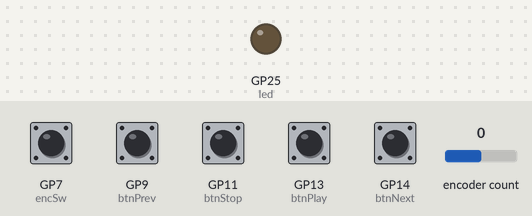
Bench run of a program on a simulated Raspberry Pi Pico running CircuitPython. Parts: output pins drawn as LEDs (lit = HIGH). Dashed ring = blinking. The test bench sets the inputs (shaded band); at power-on: GP7 (encSw), GP9 (btnPrev), GP11 (btnStop), GP13 (btnPlay), GP14 (btnNext) HIGH, encoder count 0. USB keyboard and mouse output is not drawn; what the program prints to the serial console is not drawn.

Above: at 1.2 s.
1.3 s: GP7 (encSw) pulled LOW for 1 s
At 1.42 s:
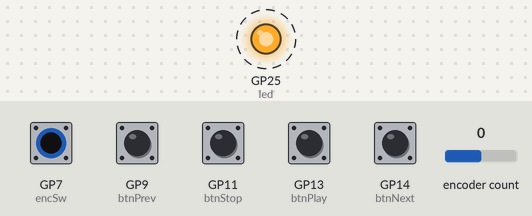
4.3 s: GP9 (btnPrev) pulled LOW for 1 s
At 6.5 s:
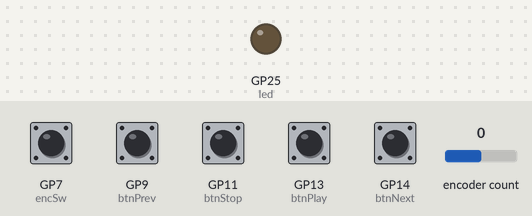
Timing chart, 0 to 8.0 s (numbered marks = the images above; inputs shaded):
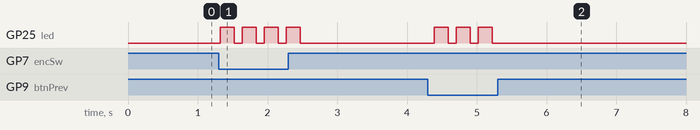

The program:

main.py
```python
import digitalio
import board
import usb_hid
import time
import rotaryio
from digitalio import DigitalInOut, Direction
from adafruit_hid.keyboard import Keyboard
from adafruit_hid.keycode import Keycode
from adafruit_hid.consumer_control import ConsumerControl
from adafruit_hid.consumer_control_code import ConsumerControlCode

print("== Pi Pico multifunction knob 1.0 =="), print("---Pico Pad Keyboard---")

# Rotary encoder 1
enc = rotaryio.IncrementalEncoder(board.GP0, board.GP1)
encSw = digitalio.DigitalInOut(board.GP7)
encSw.direction = digitalio.Direction.INPUT
encSw.pull = digitalio.Pull.UP
lastPosition = 0

# Rotary encoder 2
#enc2 = rotaryio.IncrementalEncoder(board.GP2, board.GP3)
#enc2Sw = digitalio.DigitalInOut(board.GP8)
#enc2Sw.direction = digitalio.Direction.INPUT
#enc2Sw.pull = digitalio.Pull.UP

# Rotary encoder 3
#enc3 = rotaryio.IncrementalEncoder(board.GP4, board.GP5)
#enc3Sw = digitalio.DigitalInOut(board.GP9)
#enc3Sw.direction = digitalio.Direction.INPUT
#enc3w.pull = digitalio.Pull.UP

# Rotary encoder 4
#enc4 = rotaryio.IncrementalEncoder(board.GP21, board.GP20)
#enc4Sw = digitalio.DigitalInOut(board.GP10)
#enc4Sw.direction = digitalio.Direction.INPUT
#enc4Sw.pull = digitalio.Pull.UP

# Media buttons
btnStop = digitalio.DigitalInOut(board.GP11)
btnStop.direction = digitalio.Direction.INPUT
btnStop.pull = digitalio.Pull.UP

btnPrev = digitalio.DigitalInOut(board.GP9)
btnPrev.direction = digitalio.Direction.INPUT
btnPrev.pull = digitalio.Pull.UP

btnPlay = digitalio.DigitalInOut(board.GP13)
btnPlay.direction = digitalio.Direction.INPUT
btnPlay.pull = digitalio.Pull.UP

btnNext = digitalio.DigitalInOut(board.GP14)
btnNext.direction = digitalio.Direction.INPUT
btnNext.pull = digitalio.Pull.UP

# builtin LED
led = digitalio.DigitalInOut(board.GP25)
led.direction = digitalio.Direction.OUTPUT

# USB device
consumer = ConsumerControl(usb_hid.devices)
keyboard = Keyboard(usb_hid.devices)

# button delay
dl = 0.2

# loop
while True:
    # poll encoder position
    position = enc.position
    if position != lastPosition:
        led.value = True
        if lastPosition < position:
            Keyboard(usb_hid.devices).send(0, Keycode.LEFT_ARROW)
        else:
            Keyboard(usb_hid.devices).send(0, Keycode.RIGHT_ARROW)
        lastPosition = position
        led.value = False

    # poll encoder button
    if encSw.value == 0:
        keyboard.send(Keycode.CONTROL, Keycode.K)
        led.value = True
        time.sleep(dl)
        led.value = False

    # poll media buttons
    if btnStop.value == 0:
        Keyboard(usb_hid.devices).send(0, Keycode.A)
        led.value = True
        time.sleep(dl)
        led.value = False

    if btnPrev.value == 0:
        Keyboard(usb_hid.devices).send(0, Keycode.B)
        led.value = True
        time.sleep(dl)
        led.value = False

    if btnPlay.value == 0:
        Keyboard(usb_hid.devices).send(0, Keycode.C)
        led.value = True
        time.sleep(dl)
        led.value = False

    if btnNext.value == 0:
        Keyboard(usb_hid.devices).send(0, Keycode.D)
        led.value = True
        time.sleep(dl)
        led.value = False

    time.sleep(0.1)
```

Measured:
- after the input at 1.3 s, GP25 (led): alternates HIGH for 0.20 s and LOW for 0.12 s, 8 changes in all, then stays LOW, starting at once
- after the input at 4.3 s, GP25 (led): alternates HIGH for 0.20 s and LOW for 0.12 s, 6 changes in all, then stays LOW, starting after 0.09 s
